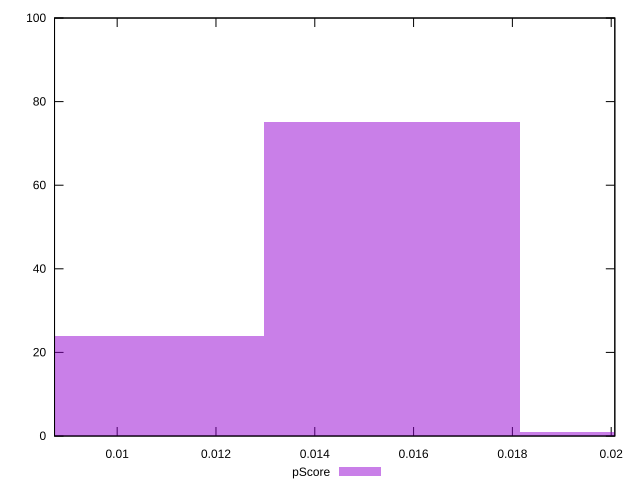

Write gnuplot code to recreate this figure.
reset

$pScore <<EOF
0.015568773386525214 75
0.010379182257683476 24
0.020758364515366952 1
EOF

set key outside below
set boxwidth 0.005189591128841738
set xrange [0.008731984832799689:0.020073540154002367]
set yrange [0:100]
set trange [0:100]
set style fill transparent solid 0.5 noborder
set terminal svg size 640, 490 enhanced background rgb 'white'
set output "reprap/cumulative-layout-shift/samples/pages/pScore/histogram.svg"

plot $pScore title "pScore" with boxes

reset
